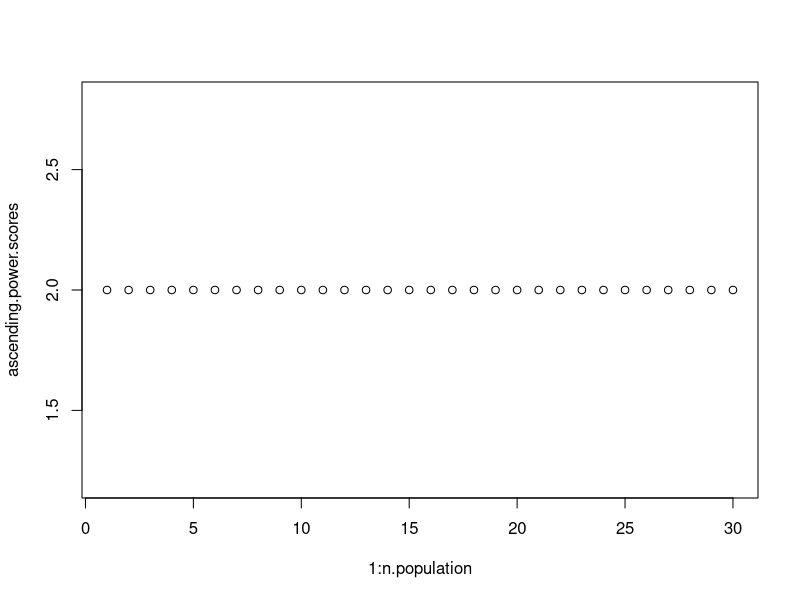
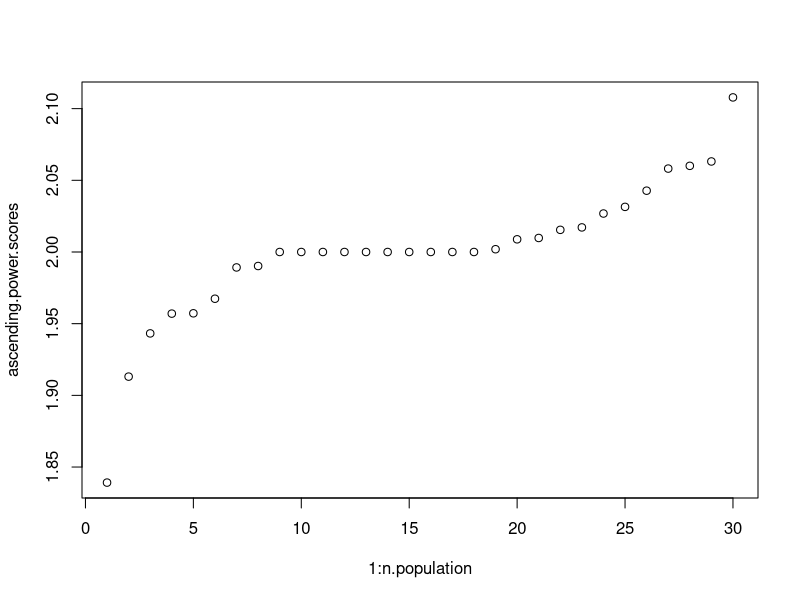
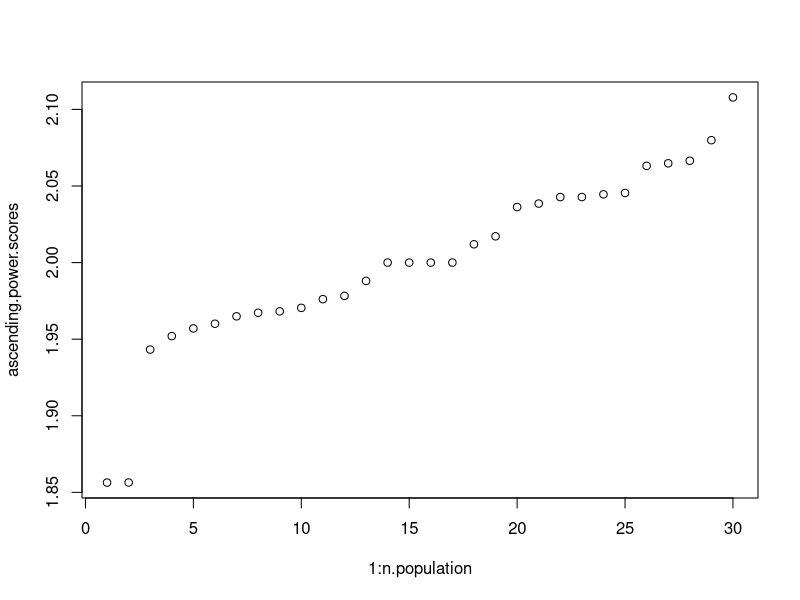
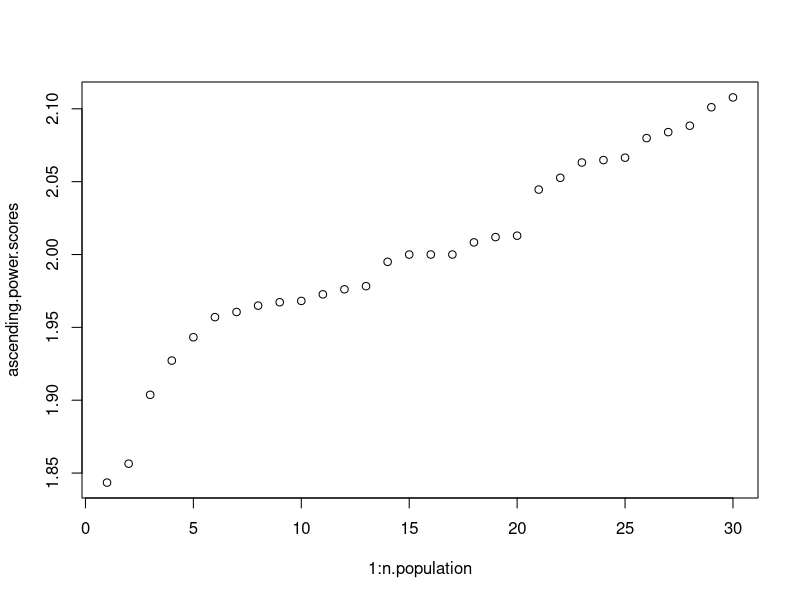
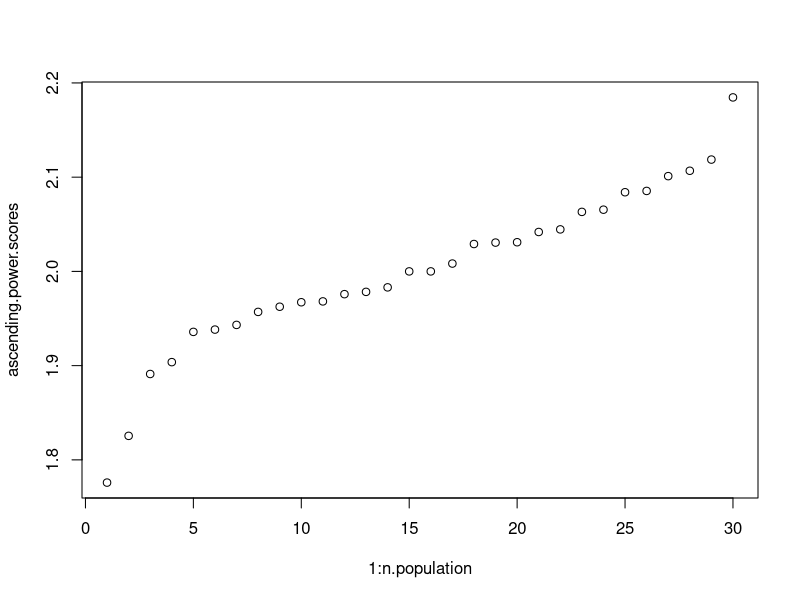
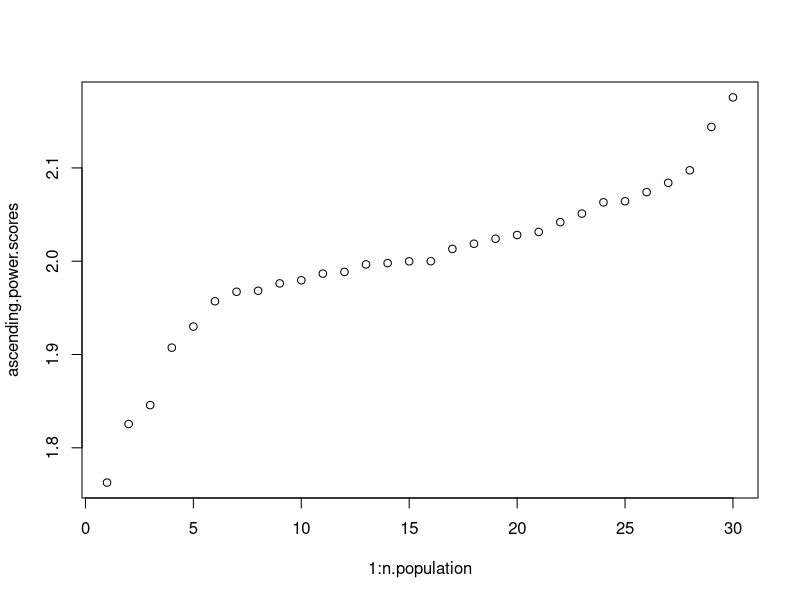
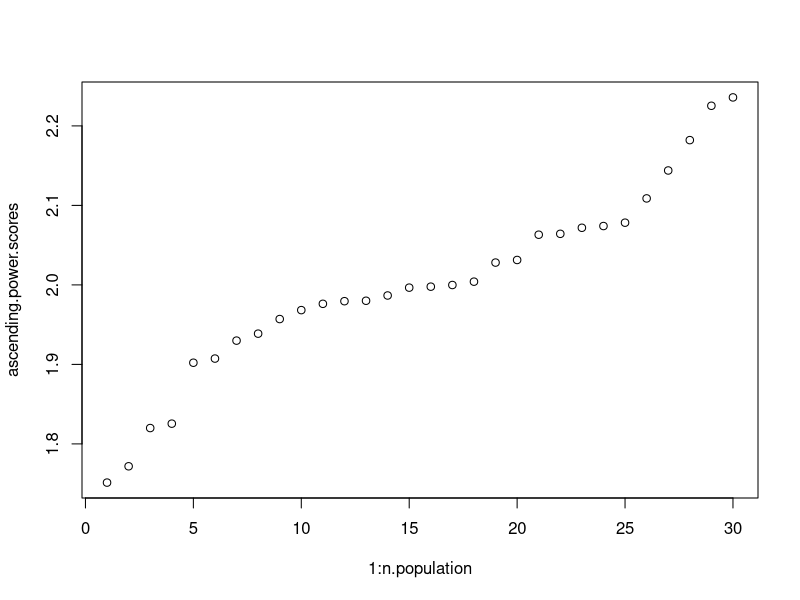
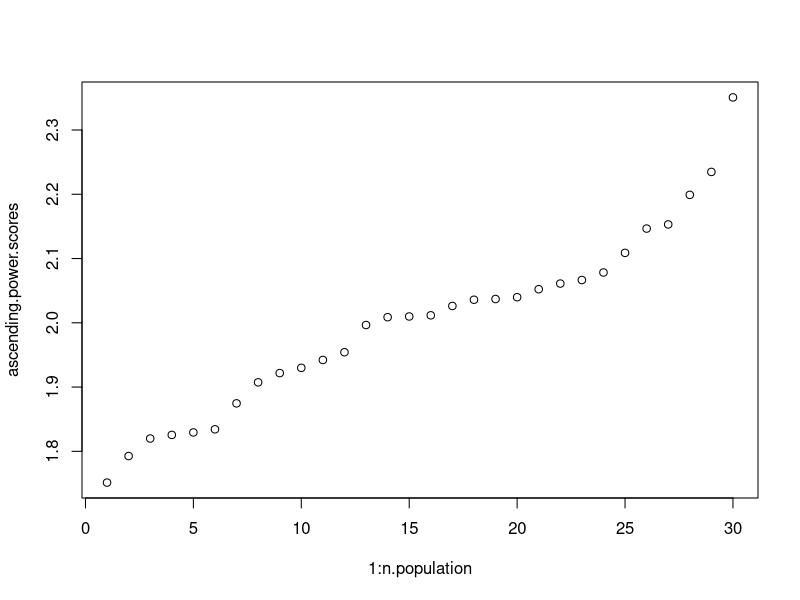

The R script that drew these images, in order: (Note: this script raises an error after producing the figures.)
# this is a simplified version of the radicalization model
# each agent uses a separate perameter for how liely it is that they will try to take power from each other agent

library(dplyr)
library(ggplot2)

n.population <- 30  #size of population

prob.success.of.take.sd <- 1 # the standard deviation of the normal curve centered at the difference between two peoples power levels

initial.chance.encounter <- 0.01
initial.take.sd <- 0.05
mutation.sd <- 0.01

selection.cutoff <- 2.4
mutation.cutoff <- 1.7

power.score.index <- (n.population * 2) + 1

# This function instantiates the origional matrix
initial.population.simple <- function(){
  
  power.vector <- c(rep(2, n.population))
  
  chance.encoutner.vector <- rep(initial.chance.encounter, n.population * n.population)
  
  initial.take.sd.vector <- rep(initial.take.sd, n.population * n.population)
  
  
  return(matrix(c(chance.encoutner.vector, initial.take.sd.vector, power.vector), byrow=F, nrow = n.population))
}

exchange.power.simple <- function(population){
  
  population.vector <- 1:n.population
  
  index.initiated <- c()
  index.initiator <- c()
  exchange.amount <- c()
  
  for(i in 1:n.population){
    
    for(j in population.vector[-i]){
      
      if(runif(1, 0, 1) < population[i,j]){
        
        power.take <- abs(rnorm(1, 0, abs(population[i, (n.population + j)])))
        
        index.initiated <- append(index.initiated, j, after = length(index.initiated))
        index.initiator <- append(index.initiator, i, after = length(index.initiator))
        exchange.amount <- append(exchange.amount, power.take, after = length(exchange.amount))
      }
    }
  }
  return(data.frame(index.initiated, index.initiator, exchange.amount))
}

exchange.response.simple <- function(IED.simple){
  
  if(nrow(IED.simple) > 0){
    
    # response to people trying to take their power
    for(i in 1:length(IED.simple[,1])){
      
      # if a random number from a probablility distribution with mean = (power score of person taking power) - (power score of person being taken from)
      # and sd = prob.success.of.take.sd is greater than 0, (if the initiator is successful)
      if(rnorm(1,((population[IED.simple[i,2], power.score.index]) - (population[IED.simple[i,1], power.score.index])), prob.success.of.take.sd) > 0){
        
        # if the person is trying to take more than the person has, the person being taken from losses all of their power (down to one)
        if(population[IED.simple[i,1], power.score.index] - IED.simple[i,3] < 1){
          
          population[IED.simple[i,1], power.score.index] <- 1
          population[IED.simple[i,2], power.score.index] <- population[IED.simple[i,2], power.score.index] + population[IED.simple[i,1], power.score.index] - 1
          
        } else {
          
          population[IED.simple[i,1], power.score.index] <- population[IED.simple[i,1], power.score.index] - IED.simple[i,3]
          population[IED.simple[i,2], power.score.index] <- population[IED.simple[i,2], power.score.index] + IED.simple[i,3]
          
        }
        # if the initiator is not successful
      } else {
        
        # if the person tried to take more than they had, the person who failed the attempted take losses all their power
        if(population[IED.simple[i,2], power.score.index] - IED.simple[i,3] < 1){
          
          population[IED.simple[i,1], power.score.index] <- population[IED.simple[i,1], power.score.index] + population[IED.simple[i,2], power.score.index] - 1
          population[IED.simple[i,2], power.score.index] <- 1
          
        } else {
          
          population[IED.simple[i,1], power.score.index] <- population[IED.simple[i,1], power.score.index] + IED.simple[i,3]
          population[IED.simple[i,2], power.score.index] <- population[IED.simple[i,2], power.score.index] - IED.simple[i,3]
          
        }
      }
    }
  }
  return(population)
}
  
genetic.algorithm.simple <- function(population){
  
  
  for(i in 1:n.population){
    # if person i is not above the selection cutoff, the person is regenerated with random perameters between 0 and 1. Their power score stays the same
    if(population[i, power.score.index] < selection.cutoff){
      population[i,] <- c(rep(runif(1, 0, .1), n.population * 2), population[i, power.score.index])
      
      # if person i is not above the mutation cutoff, then all of the persons perameters are mutated slightly
    } else if(population[i, power.score.index] < mutation.cutoff){
      
      for(j in 1:(n.population * 2)){
        population[i,j] <- population[i,j] + rnorm(1, 0, mutation.sd)
      }
    }
  }
  return(population)
}

genetic.algorithm.simple.copy.up <- function(population){
  
  
  power.scores <- population[,power.score.index]
  index.vector <- 1:n.population
  index.by.ascending.power <- c()
  
  for(i in 1:n.population){
    
    index.by.ascending.power <- append(index.by.ascending.power, index.vector[which.min(power.scores)], after = length(index.by.ascending.power))
    index.vector <- index.vector[-(which.min(power.scores))]
    power.scores <- power.scores[-(which.min(power.scores))]
    
  }
  
  for(i in index.by.ascending.power[-n.population]){
    
    index.to.copy <- index.by.ascending.power[which(index.by.ascending.power == i) + 1]
    #index.most.powerful <- index.by.ascending.power[n.population]
    
    population[i,] <- c(population[index.to.copy, 1] + rnorm(1, 0, mutation.sd), population[index.to.copy, 2] + rnorm(1, 0, mutation.sd), 
                        population[index.to.copy, 3] + rnorm(1, 0, mutation.sd), population[index.to.copy, 4] + rnorm(1, 0, mutation.sd), 
                        population[index.to.copy, 5] + rnorm(1, 0, mutation.sd), population[index.to.copy, 6] + rnorm(1, 0, mutation.sd),
                        population[index.to.copy, 7] + rnorm(1, 0, mutation.sd), population[index.to.copy, 8] + rnorm(1, 0, mutation.sd),
                        population[index.to.copy, 9] + rnorm(1, 0, mutation.sd), population[index.to.copy, 10] + rnorm(1, 0, mutation.sd),
                        population[index.to.copy, 11] + rnorm(1, 0, mutation.sd), population[index.to.copy, 12] + rnorm(1, 0, mutation.sd),
                        population[index.to.copy, 13] + rnorm(1, 0, mutation.sd), population[index.to.copy, 14] + rnorm(1, 0, mutation.sd),
                        population[index.to.copy, 15] + rnorm(1, 0, mutation.sd), population[index.to.copy, 16] + rnorm(1, 0, mutation.sd),
                        population[index.to.copy, 17] + rnorm(1, 0, mutation.sd), population[index.to.copy, 18] + rnorm(1, 0, mutation.sd),
                        population[index.to.copy, 19] + rnorm(1, 0, mutation.sd), population[index.to.copy, 20] + rnorm(1, 0, mutation.sd),
                        population[index.to.copy, 21] + rnorm(1, 0, mutation.sd), population[index.to.copy, 22] + rnorm(1, 0, mutation.sd),
                        population[index.to.copy, 23] + rnorm(1, 0, mutation.sd), population[index.to.copy, 24] + rnorm(1, 0, mutation.sd),
                        population[index.to.copy, 25] + rnorm(1, 0, mutation.sd), population[index.to.copy, 26] + rnorm(1, 0, mutation.sd),
                        population[index.to.copy, 27] + rnorm(1, 0, mutation.sd), population[index.to.copy, 28] + rnorm(1, 0, mutation.sd),
                        population[index.to.copy, 29] + rnorm(1, 0, mutation.sd), population[index.to.copy, 30] + rnorm(1, 0, mutation.sd),
                        population[index.to.copy, 31] + rnorm(1, 0, mutation.sd), population[index.to.copy, 32] + rnorm(1, 0, mutation.sd), 
                        population[index.to.copy, 33] + rnorm(1, 0, mutation.sd), population[index.to.copy, 34] + rnorm(1, 0, mutation.sd), 
                        population[index.to.copy, 35] + rnorm(1, 0, mutation.sd), population[index.to.copy, 36] + rnorm(1, 0, mutation.sd),
                        population[index.to.copy, 37] + rnorm(1, 0, mutation.sd), population[index.to.copy, 38] + rnorm(1, 0, mutation.sd),
                        population[index.to.copy, 39] + rnorm(1, 0, mutation.sd), population[index.to.copy, 40] + rnorm(1, 0, mutation.sd),
                        population[index.to.copy, 41] + rnorm(1, 0, mutation.sd), population[index.to.copy, 42] + rnorm(1, 0, mutation.sd),
                        population[index.to.copy, 43] + rnorm(1, 0, mutation.sd), population[index.to.copy, 44] + rnorm(1, 0, mutation.sd),
                        population[index.to.copy, 45] + rnorm(1, 0, mutation.sd), population[index.to.copy, 46] + rnorm(1, 0, mutation.sd),
                        population[index.to.copy, 47] + rnorm(1, 0, mutation.sd), population[index.to.copy, 48] + rnorm(1, 0, mutation.sd),
                        population[index.to.copy, 49] + rnorm(1, 0, mutation.sd), population[index.to.copy, 50] + rnorm(1, 0, mutation.sd),
                        population[index.to.copy, 51] + rnorm(1, 0, mutation.sd), population[index.to.copy, 52] + rnorm(1, 0, mutation.sd),
                        population[index.to.copy, 53] + rnorm(1, 0, mutation.sd), population[index.to.copy, 54] + rnorm(1, 0, mutation.sd),
                        population[index.to.copy, 55] + rnorm(1, 0, mutation.sd), population[index.to.copy, 56] + rnorm(1, 0, mutation.sd),
                        population[index.to.copy, 57] + rnorm(1, 0, mutation.sd), population[index.to.copy, 58] + rnorm(1, 0, mutation.sd),
                        population[index.to.copy, 59] + rnorm(1, 0, mutation.sd), population[index.to.copy, 60] + rnorm(1, 0, mutation.sd),
                        population[i, power.score.index])
    
    #if(population[i,power.score.index] == 0){
    #  population[i, index.most.powerful] <- 0.5
    #  population[i, (n.population + index.most.powerful)] <- 0.5
    #}
  }
  return(population)
}

run.n.gens.simple.v1 <- function(n){
  
  greatest.power.vector <- c()
  median.power.vector <- c()
  lowest.power.vector <- c()
  
  for(i in 1:n){
    intermediate.exchange.data.simple <- exchange.power.simple(population)
    population <- exchange.response.simple(intermediate.exchange.data.simple)
    population <- genetic.algorithm.simple(population)
    greatest.power.vector <- append(greatest.power.vector, max(population[,61]), after = length(greatest.power.vector))
    median.power.vector <- append(median.power.vector, median(population[,61]), after = length(median.power.vector))
    lowest.power.vector <- append(lowest.power.vector, min(population[,61]), after = length(lowest.power.vector))
  }
  
  return(list(a = population, b = greatest.power.vector, c = median.power.vector, d = lowest.power.vector))
}

run.n.gens.simple.v2 <- function(n){
  
  for(i in 1:n){
    intermediate.exchange.data.simple <- exchange.power.simple(population)
    population <- exchange.response.simple(intermediate.exchange.data.simple)
    population <- genetic.algorithm.simple.copy.up(population)
  }
  
  return(population)
}

plot.power.by.rank.simple.plot <- function(population){
  
  power.scores <- population[,power.score.index]
  ascending.power.scores <- c()
  
  for(i in 1:n.population){
    
    ascending.power.scores <- append(ascending.power.scores, power.scores[which.min(power.scores)], after = length(ascending.power.scores))
    power.scores <- power.scores[-(which.min(power.scores))]
    
  }
  
  plot(1:n.population, ascending.power.scores)
}

plot.power.by.rank.ggplot2 <- function(population){
  
  power.scores <- population[,power.score.index]
  index.vector <- 1:n.population
  ascending.power.scores <- c()
  index.by.ascending.power <- c()
  
  for(i in 1:n.population){
    
    ascending.power.scores <- append(ascending.power.scores, power.scores[which.min(power.scores)], after = length(ascending.power.scores))
    index.by.ascending.power <- append(index.by.ascending.power, index.vector[which.min(power.scores)], after = length(index.by.ascending.power))
    index.vector <- index.vector[-(which.min(power.scores))]
    power.scores <- power.scores[-(which.min(power.scores))]
    
  }
  
  d <- data.frame(x = 1:n.population, y = ascending.power.scores, names = index.by.ascending.power)
  ggplot(d, aes(x,y)) + geom_text(aes(label=names))
}

plot.power.by.person <- function(population){
  
  plot(1:n.population, population[,power.score.index])
}


population <- initial.population.simple()
plot.power.by.rank.simple.plot(population)

for(i in 1:50){
  population <- run.n.gens.simple.v2(100)
  plot.power.by.rank.simple.plot(population)
}

results <- run.n.gens.simple.v1(100)
population <- results$a
greatest.power.vector <- results$b
median.power.vector <- results$c
lowest.power.vector <- results$d

plot.power.by.rank.simple.plot(population)
plot(1:50000, greatest.power.vector)
plot(1:50000, median.power.vector)
plot(1:50000, lowest.power.vector)
population <- run.n.gens.simple.v2(1)
plot.power.by.rank.ggplot2(population)
population
max(results$a[,61])

print(population)
